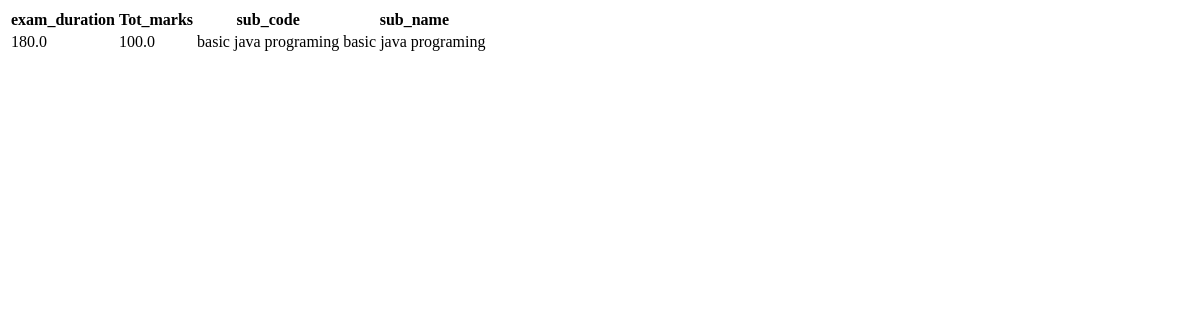
/student/examination/, run on an earlier commit of the app's database.
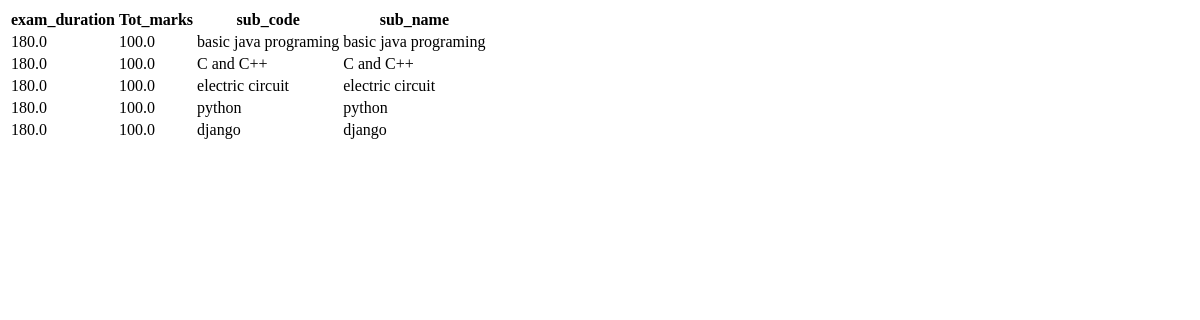
And on a later commit of the database.
### student/models.py (models this page shows)
class Examination(models.Model):
    exam_duration = models.FloatField(default=180)
    Tot_marks = models.FloatField(default=100)
    sub_code = models.ForeignKey(Subject,on_delete=models.CASCADE)
    sub_name = models.CharField(max_length=50)
    class Meta:
        db_table = 'Examination'
    def __str__(self):
        return self.sub_name

class Subject(models.Model):
    sub_code = models.AutoField(primary_key=True)
    sub_name = models.CharField(max_length=50)
    dept = models.ForeignKey(Department,on_delete=models.CASCADE)
    class Meta:
        db_table = 'subjects'
    def __str__(self):
        return self.sub_name

### student/views.py (the view)
# urls.py: path('student/examination/',examination),
def examination(request):
    print(request.method)
    name = request.GET.get('name')
    if name:
        stu_data = Examination.objects.filter(sub_name=request.GET.get('name'))
    else:
        stu_data = Examination.objects.all()
    print('stu_data :',stu_data)
    return render(request,'examination.html',{'data':stu_data})

### templates/examination.html (shortened to what this page needs)
<!DOCTYPE html>
<html lang="en">
<head>
</head>
<body>
<table>
    <thead>
    <tr>
        <th>exam_duration</th>
        <th>Tot_marks</th>
        <th>sub_code</th>
        <th>sub_name</th>
    </tr>
    </thead>
    <tbody>
    {% for stu in data %}
    <tr>
        <td>{{stu.exam_duration}}</td>
        <td>{{stu.Tot_marks}}</td>
        <td>{{stu.sub_code}}</td>
        <td>{{stu.sub_name}}</td>
    </tr>
    {% endfor %}
    </tbody>
</table>
</body>
</html>

What changed in the data, as far as the page shows it:
added Examination: exam_duration "180.0", Tot_marks "100.0", sub_code "C and C++", sub_name "C and C++"
added Examination: exam_duration "180.0", Tot_marks "100.0", sub_code "electric circuit", sub_name "electric circuit"
added Examination: exam_duration "180.0", Tot_marks "100.0", sub_code "python", sub_name "python"
added Examination: exam_duration "180.0", Tot_marks "100.0", sub_code "django", sub_name "django"
